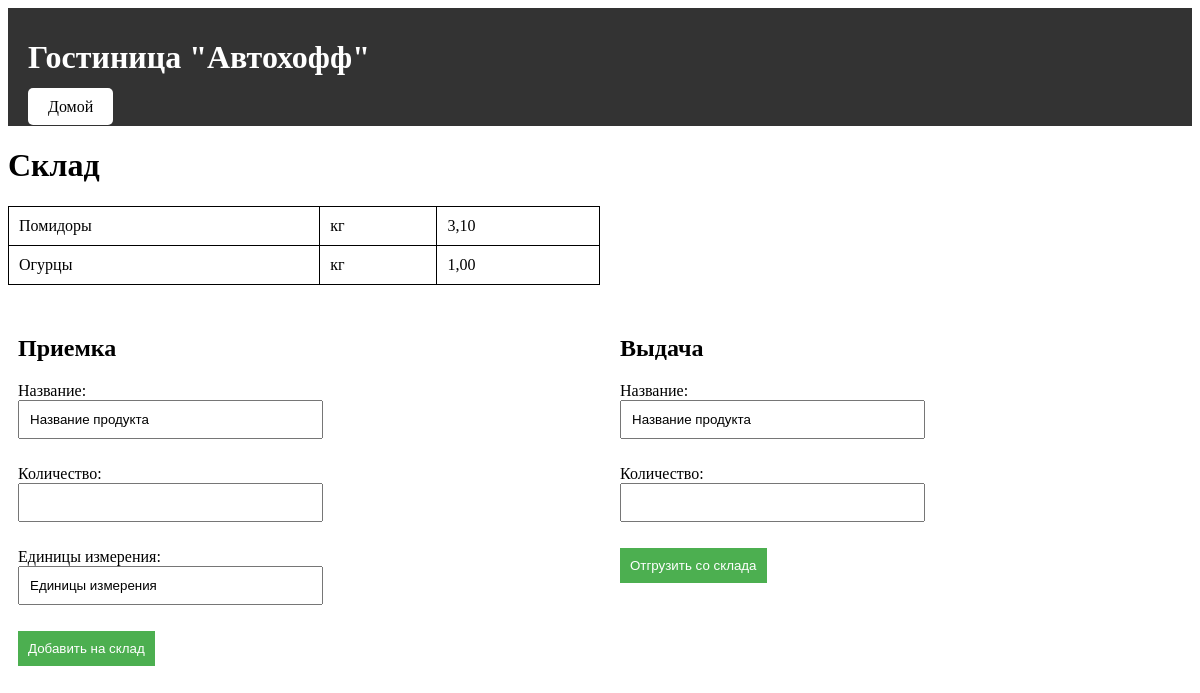
The app's page /sklad/ (signed in) with its own data.
### cafe/models.py (models this page shows)
class Sklad(models.Model):
    prod_name = models.CharField(max_length=100, default = 'Название продукта')
    kol_vo = models.DecimalField(max_digits=10, decimal_places=2, null=True)
    edin = models.CharField(max_length=100, default = 'Единицы измерения')

### cafe/views.py (the view, shortened to what this page needs)
# urls.py: path('sklad/', views.sklad_view, name='sklad'),
@staff_member_required
def sklad_view(request):
    products = Sklad.objects.all()
    form_a = ReceiveProductForm(request.POST or None)
    form_b = Otgruz(request.POST or None)
    return render(request, 'sklad.html', {'products': products, 'form_a': form_a, 'form_b': form_b})

### cafe/forms.py
class ReceiveProductForm(forms.ModelForm):
    class Meta:
        model = Sklad
        fields = ['prod_name', 'kol_vo', 'edin']
        labels = {
            'prod_name': 'Название',
            'kol_vo': 'Количество',
            'edin': 'Единицы измерения',
        }

class Otgruz(forms.ModelForm):
    class Meta:
        model = Sklad
        fields = ['prod_name', 'kol_vo']
        labels = {
            'prod_name': 'Название',
            'kol_vo': 'Количество',
        }

### cafe/templates/sklad.html (shortened to what this page needs)
<!DOCTYPE html>
<html lang="en">
<head>
</head>
<body>
    <header>
        <h1>Гостиница "Автохофф"</h1>
             <a href="{% url 'home' %}" class='other'>Домой</a>
    </header>
    <h1>Склад</h1>
    <tbody>
    <table>
        {% for product in products %}
        {% if product.kol_vo > 0  %}
        <tr>
            <td>{{ product.prod_name }}</td>
            <td>{{ product.edin }}</td>
            <td>{{ product.kol_vo }}</td>
        </tr>
        {% endif %}
        {% endfor %}
    </tbody>
    <div class="forms-container">
        <div class="form-wrapper">
<h2>Приемка</h2>
        <form method="POST">
            {{ form_a.as_p }}
        <button type="submit" name="Receive">Добавить на склад</button>
        </form>
    </div>
    <div class="form-wrapper">
<h2>Выдача</h2>
        <form method="POST">
            {{ form_b.as_p }}
        <button type="submit" name="Otgruz">Отгрузить со склада</button>
        </form>
    </div>
</div>
</body>
</html>

### cafe/templates/sklad.html (style rules this page uses)
table { width: 50%; border-collapse: collapse; margin-bottom: 20px; }
table, th, td { border: 1px solid black; }
th, td { padding: 10px; text-align: left; }
form { width: 50%; }
input { width: 100%; padding: 10px; margin-bottom: 10px; }
button { padding: 10px; background-color: #4CAF50; color: white; border: none; cursor: pointer; }
.forms-container { display: grid; grid-template-columns: 1fr 1fr; gap: 20px; }
.form-wrapper { padding: 10px; }
header { background-color: #333; color: #fff; padding: 10px 20px; }
.other { padding: 10px 20px; background-color: white; color: black; text-decoration: none; border-radius: 5px; }

### records on screen
Sklad: prod_name "Помидоры", edin "кг", kol_vo "3,10"
Sklad: prod_name "Огурцы", edin "кг", kol_vo "1,00"
